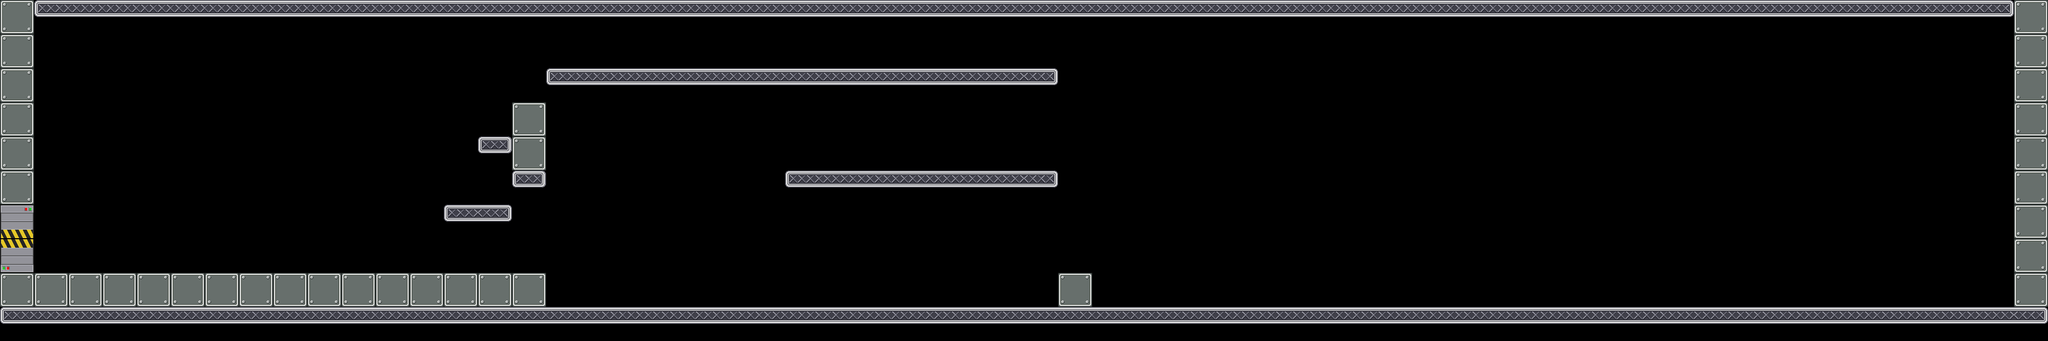

Rendered tile map (Tiled .tmx) drawn with the repository's tilesets; below, a short description and the map source with its tile grids summarised:
An orthogonal 60x10 tile map with 64x64 px tiles, 1 tile layer (front), 20 tilesets and 43 objects.

<map version="1.0" orientation="orthogonal" width="60" height="10" tilewidth="64" tileheight="64">
 <tileset firstgid="1" name="mur" tilewidth="64" tileheight="64">
  <image source="data/mur.png" trans="ffffff" width="64" height="64" />
 </tileset>
 <tileset firstgid="2" name="sol" tilewidth="64" tileheight="64">
  <image source="data/sol.png" trans="ffffff" width="64" height="64" />
 </tileset>
 <tileset firstgid="3" name="alone" tilewidth="64" tileheight="64">
  <image source="data/alone.png" width="64" height="64" />
 </tileset>
 <tileset firstgid="4" name="left" tilewidth="64" tileheight="64">
  <image source="data/left.png" width="64" height="64" />
 </tileset>
 <tileset firstgid="5" name="mid" tilewidth="64" tileheight="64">
  <image source="data/mid.png" width="64" height="64" />
 </tileset>
 <tileset firstgid="6" name="right" tilewidth="64" tileheight="64">
  <image source="data/right.png" width="64" height="64" />
 </tileset>
 <tileset firstgid="7" name="portebas" tilewidth="64" tileheight="64">
  <image source="data/portebas.png" width="64" height="64" />
 </tileset>
 <tileset firstgid="8" name="portehaut" tilewidth="64" tileheight="64">
  <image source="data/portehaut.png" width="64" height="64" />
 </tileset>
 <tileset firstgid="9" name="fin" tilewidth="192" tileheight="128">
  <image source="data/fin.png" width="192" height="128" />
 </tileset>
 <tileset firstgid="10" name="citerne" tilewidth="418" tileheight="632">
  <tileoffset x="0" y="632" />
  <image source="data/citerne.png" width="418" height="632" />
 </tileset>
 <tileset firstgid="11" name="container1" tilewidth="610" tileheight="276">
  <tileoffset x="0" y="195" />
  <image source="data/container1.png" width="610" height="276" />
 </tileset>
 <tileset firstgid="12" name="container2" tilewidth="480" tileheight="330">
  <tileoffset x="0" y="280" />
  <image source="data/container2.png" width="480" height="330" />
 </tileset>
 <tileset firstgid="13" name="cable1" tilewidth="77" tileheight="372">
  <tileoffset x="0" y="372" />
  <image source="data/cable1.png" width="77" height="372" />
 </tileset>
 <tileset firstgid="14" name="passerelle1" tilewidth="198" tileheight="342">
  <tileoffset x="0" y="342" />
  <image source="data/passerelle1.png" width="198" height="342" />
 </tileset>
 <tileset firstgid="15" name="passerelle2" tilewidth="122" tileheight="599">
  <tileoffset x="0" y="599" />
  <image source="data/passerelle2.png" width="122" height="599" />
 </tileset>
 <tileset firstgid="16" name="cable2" tilewidth="46" tileheight="243">
  <tileoffset x="0" y="243" />
  <image source="data/cable2.png" width="46" height="243" />
 </tileset>
 <tileset firstgid="17" name="mur2" tilewidth="64" tileheight="64">
  <image source="data/mur2.png" width="64" height="64" />
 </tileset>
 <tileset firstgid="18" name="lamp1" tilewidth="64" tileheight="64">
  <image source="data/lamp1.png" width="64" height="64" />
 </tileset>
 <tileset firstgid="19" name="lamp2" tilewidth="64" tileheight="64">
  <image source="data/lamp2.png" width="64" height="64" />
 </tileset>
 <tileset firstgid="20" name="cable" tilewidth="64" tileheight="64">
  <image source="data/cable.png" width="64" height="64" />
 </tileset>
 <layer name="front" width="60" height="10">
  <data>[600 cells, 181 non-empty, 8 distinct tile ids]</data>
 </layer>
 <objectgroup color="#00ff00" name="wall" width="60" height="10">
  <object x="0" y="0" width="64" height="576" />
  <object x="3776" y="0" width="64" height="576" />
  <object x="960" y="192" width="64" height="128" />
 </objectgroup>
 <objectgroup color="#0000ff" name="platform" width="60" height="10">
  <object x="0" y="576" width="3840" height="64" />
  <object x="64" y="0" width="3712" height="64" />
  <object x="1984" y="512" width="64" height="64" />
  <object x="64" y="512" width="960" height="64" />
  <object x="832" y="384" width="128" height="64" />
  <object x="1024" y="128" width="960" height="64" />
  <object x="896" y="256" width="64" height="64" />
  <object x="960" y="320" width="64" height="64" />
  <object x="1472" y="320" width="512" height="64" />
 </objectgroup>
 <objectgroup color="#ffffff" name="movable" width="60" height="10" />
 <objectgroup color="#ff6666" name="destroyable" width="60" height="10">
  <object x="1408" y="192" width="64" height="64" />
  <object x="1408" y="256" width="64" height="64" />
 </objectgroup>
 <objectgroup color="#800000" name="metalman" width="60" height="10">
  <object x="128" y="448" width="64" height="64">
   <properties>
    <property name="powers" value="Alu#Acier" />
   </properties>
  </object>
 </objectgroup>
 <objectgroup color="#ff0000" name="themagnet" width="60" height="10">
  <object x="256" y="448" width="64" height="64">
   <properties>
    <property name="powers" value="Repulsive#Attractive#RotativeL#RotativeR" />
   </properties>
  </object>
 </objectgroup>
 <objectgroup color="#800000" name="generator" width="60" height="10" />
 <objectgroup color="#66ccff" name="switch" width="60" height="10" />
 <objectgroup color="#e6e6e6" name="metal" width="60" height="10" />
 <objectgroup color="#333333" name="gate" width="60" height="10">
  <object x="960" y="64" width="64" height="64">
   <properties>
    <property name="animid" value="1" />
    <property name="closeid" value="2" />
    <property name="next" value="2" />
    <property name="type" value="DebutVH" />
   </properties>
  </object>
  <object x="960" y="128" width="64" height="64">
   <properties>
    <property name="animid" value="2" />
    <property name="openid" value="2" />
    <property name="prev" value="1" />
    <property name="type" value="FinVH" />
   </properties>
  </object>
  <object x="1024" y="320" width="64" height="64">
   <properties>
    <property name="animid" value="3" />
    <property name="closeid" value="1" />
    <property name="next" value="4" />
    <property name="type" value="DebutHG" />
   </properties>
  </object>
  <object x="1216" y="320" width="64" height="64">
   <properties>
    <property name="animid" value="6" />
    <property name="openid" value="1" />
    <property name="prev" value="5" />
    <property name="type" value="FinHG" />
   </properties>
  </object>
  <object x="1280" y="320" width="64" height="64">
   <properties>
    <property name="animid" value="9" />
    <property name="openid" value="1" />
    <property name="prev" value="8" />
    <property name="type" value="FinHD" />
   </properties>
  </object>
  <object x="1408" y="320" width="64" height="64">
   <properties>
    <property name="animid" value="7" />
    <property name="closeid" value="1" />
    <property name="next" value="8" />
    <property name="type" value="DebutHD" />
   </properties>
  </object>
  <object x="1088" y="320" width="64" height="64">
   <properties>
    <property name="animid" value="4" />
    <property name="next" value="5" />
    <property name="prev" value="3" />
    <property name="type" value="MillieuHG" />
   </properties>
  </object>
  <object x="1344" y="320" width="64" height="64">
   <properties>
    <property name="animid" value="8" />
    <property name="next" value="9" />
    <property name="prev" value="7" />
    <property name="type" value="MillieuHD" />
   </properties>
  </object>
  </objectgroup>
 <objectgroup color="#004080" name="acid" width="60" height="10">
  <!-- 15 objects omitted --></objectgroup>
 <objectgroup color="#ffff00" name="arc" width="60" height="10" />
 <objectgroup color="#ffff00" name="levelend" width="60" height="10">
  <!-- 1 objects omitted --></objectgroup>
 <objectgroup color="#800080" name="gateswitch" width="60" height="10">
  <!-- 2 objects omitted --></objectgroup>
</map>
<!-- 19 of 43 objects omitted -->
